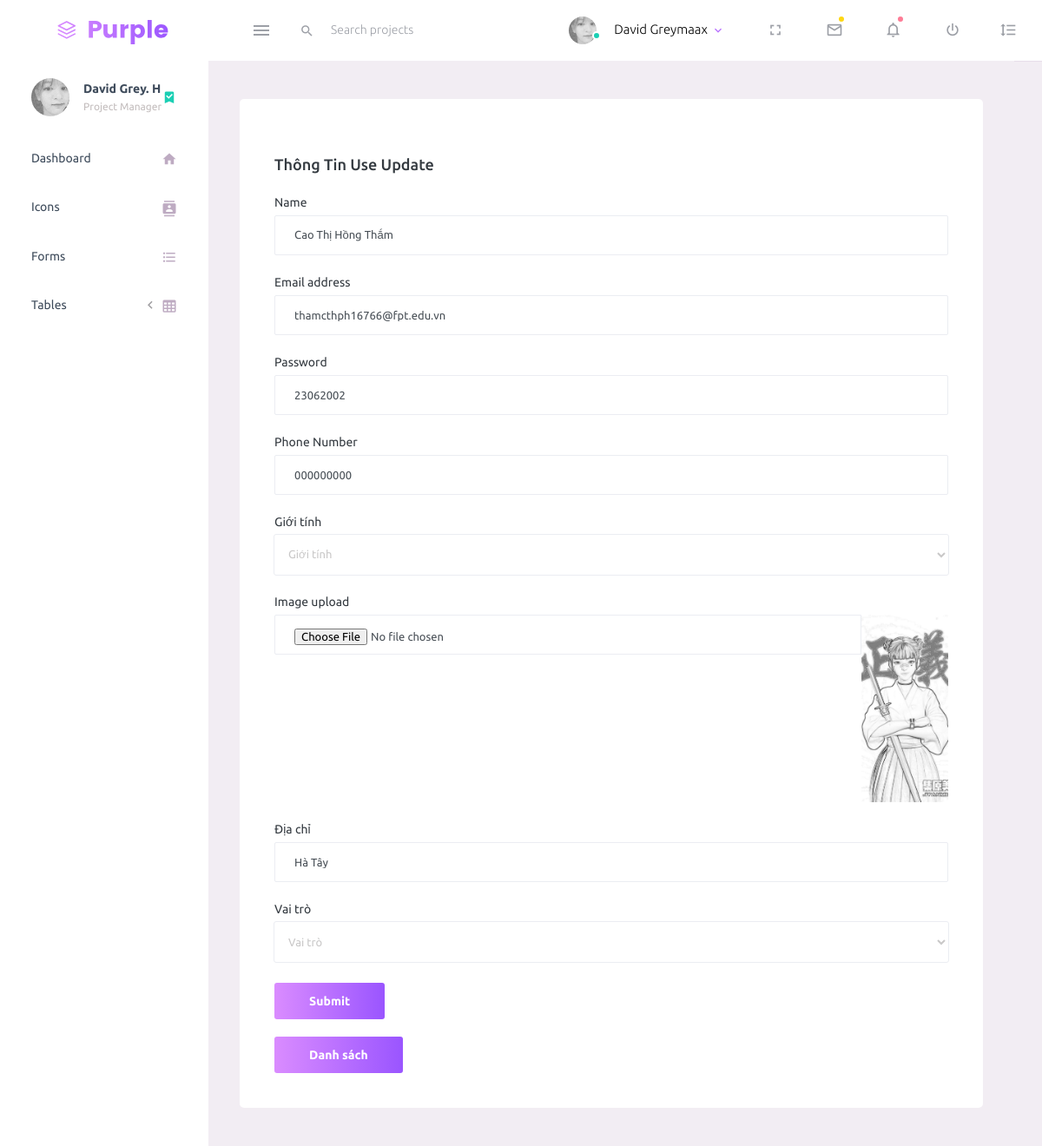
The page /act/edit_user.php?id_edit=15 on the database its author committed.
### tables this page shows
CREATE TABLE `khach_hang` (
  `id_khachhang` int(11) NOT NULL,
  `ten_khachhang` varchar(255) NOT NULL,
  `img_khachhang` varchar(500) NOT NULL,
  `sdt_khachhang` text NOT NULL,
  `email` varchar(255) NOT NULL,
  `password` varchar(50) NOT NULL,
  `dia_chi` varchar(500) NOT NULL,
  `gioi_tinh` varchar(10) NOT NULL,
  `vai_tro` varchar(10) NOT NULL,
  `ngay_dky` date DEFAULT current_timestamp()
);

### lib/database.php (called while the page is built, shortened)
<?php
class database
{
    public $host = DB_HOST;
    public $user = DB_USER;
    public $pass = DB_PASS;
    public $dbname = DB_NAME;
    public $link;
    public function connectDB()
    {
        $this->link = new mysqli($this->host, $this->user, $this->pass, $this->dbname);
        mysqli_set_charset($this->link, 'UTF8');
    }
    public function select($query)
    {
        $result = $this->link->query($query);
        if ($result->num_rows > 0) return $result;
        else return false;
    }
}
?>

### class/user_class.php (called while the page is built, shortened)
<?php include_once "../lib/database.php"; ?>
<?php
class users_class
{
    public $db;
    public function __construct()
    {
        $this->db = new database();
    }
    public function show_user_by_id($id)
    {
        $query = "SELECT * FROM khach_hang WHERE id_khachhang='$id'";
        return $this->db->select($query);
    }
}
?>

### act/edit_user.php (the view, shortened to what this page needs)
<!DOCTYPE html>
<html lang="en">
<head>
    <link rel="stylesheet" href="../admin/assets/vendors/mdi/css/materialdesignicons.min.css">
    <link rel="stylesheet" href="../admin/assets/vendors/css/vendor.bundle.base.css">
    <link rel="stylesheet" href="../admin/assets/css/style.css">
</head>
<body>
    <div class="container-scroller">
        <nav class="navbar default-layout-navbar col-lg-12 col-12 p-0 fixed-top d-flex flex-row">
            <div class="text-center navbar-brand-wrapper d-flex align-items-center justify-content-center">
                <a class="navbar-brand brand-logo" href="../admin/index.php"><img src="../admin/assets/images/logo.svg" alt="logo" /></a>
            </div>
            <div class="navbar-menu-wrapper d-flex align-items-stretch">
                <button class="navbar-toggler navbar-toggler align-self-center" type="button" data-toggle="minimize">
                    <span class="mdi mdi-menu"></span>
                </button>
                <div class="search-field d-none d-md-block">
                    <form class="d-flex align-items-center h-100" action="#">
                        <div class="input-group">
                            <div class="input-group-prepend bg-transparent">
                                <i class="input-group-text border-0 mdi mdi-magnify"></i>
                            </div>
                            <input type="text" class="form-control bg-transparent border-0" placeholder="Search projects">
                        </div>
                    </form>
                </div>
                <ul class="navbar-nav navbar-nav-right">
                    <li class="nav-item nav-profile dropdown">
                        <a class="nav-link dropdown-toggle" id="profileDropdown" href="#" data-toggle="dropdown" aria-expanded="false">
                            <div class="nav-profile-img">
                                <img src="../admin/assets/images/faces/face1.jpg" alt="image">
                                <span class="availability-status online"></span>
                            </div>
                            <div class="nav-profile-text">
                                <p class="mb-1 text-black">David Greymaax</p>
                            </div>
                        </a>
                    </li>
                    <li class="nav-item d-none d-lg-block full-screen-link">
                        <a class="nav-link">
                            <i class="mdi mdi-fullscreen" id="fullscreen-button"></i>
                        </a>
                    </li>
                    <li class="nav-item dropdown">
                        <a class="nav-link count-indicator dropdown-toggle" id="messageDropdown" href="#" data-toggle="dropdown" aria-expanded="false">
                            <i class="mdi mdi-email-outline"></i>
                            <span class="count-symbol bg-warning"></span>
                        </a>
                    </li>
                    <li class="nav-item dropdown">
                        <a class="nav-link count-indicator dropdown-toggle" id="notificationDropdown" href="#" data-toggle="dropdown">
                            <i class="mdi mdi-bell-outline"></i>
                            <span class="count-symbol bg-danger"></span>
                        </a>
                    </li>
                    <li class="nav-item nav-logout d-none d-lg-block">
                        <a class="nav-link" href="#">
                            <i class="mdi mdi-power"></i>
                        </a>
                    </li>
                    <li class="nav-item nav-settings d-none d-lg-block">
                        <a class="nav-link" href="#">
                            <i class="mdi mdi-format-line-spacing"></i>
                        </a>
                    </li>
                </ul>
            </div>
        </nav>
        <div class="container-fluid page-body-wrapper">
            <nav class="sidebar sidebar-offcanvas" id="sidebar">
                <ul class="nav">
                    <li class="nav-item nav-profile">
                        <a href="#" class="nav-link">
                            <div class="nav-profile-image">
                                <img src="../admin/assets/images/faces/face1.jpg" alt="profile">
                            </div>
                            <div class="nav-profile-text d-flex flex-column">
                                <span class="font-weight-bold mb-2">David Grey. H</span>
                                <span class="text-secondary text-small">Project Manager</span>
                            </div>
                            <i class="mdi mdi-bookmark-check text-success nav-profile-badge"></i>
                        </a>
                    </li>
                    <li class="nav-item">
                        <a class="nav-link" href="../admin/index.php">
                            <span class="menu-title">Dashboard</span>
                            <i class="mdi mdi-home menu-icon"></i>
                        </a>
                    </li>
                    <li class="nav-item">
                        <a class="nav-link" href="../admin/pages/icons/mdi.php">
                            <span class="menu-title">Icons</span>
                            <i class="mdi mdi-contacts menu-icon"></i>
                        </a>
                    </li>
                    <li class="nav-item">
                        <a class="nav-link" href="../admin/pages/forms/basic_elements.php">
                            <span class="menu-title">Forms</span>
                            <i class="mdi mdi-format-list-bulleted menu-icon"></i>
                        </a>
                    </li>
                    <li class="nav-item">
                        <a class="nav-link" data-toggle="collapse" href="#general-pages" aria-expanded="false" aria-controls="general-pages">
                            <span class="menu-title">Tables</span>
                            <i class="menu-arrow"></i>
                            <i class="mdi mdi-table-large menu-icon"></i>
                        </a>
                    </li>
                </ul>
            </nav>
            <div class="content-wrapper">
                <div class="card">
                    <div class="card-body">
                        <?php
                        include_once "../class/user_class.php";
                        $user = new users_class();
                        ?>
                        <h4 style="margin: 25px 0 ;" class="card-title">Thông tin use update</h4>
                        <form method="post" enctype="multipart/form-data">
                            <?php
                            $show_user_by_id = $user->show_user_by_id($_GET['id_edit']);
                            if (isset($show_user_by_id)) {
                                while ($row = $show_user_by_id->fetch_assoc()) {
                            ?>
                                    <div>
                                        <div class="form-group">
                                            <label>Name</label>
                                            <input type="text" class="form-control" placeholder="Name" name="ten_khachhang" value="<?php echo $row['ten_khachhang']; ?>">
                                        </div>
                                        <div class="form-group">
                                            <label>Email address</label>
                                            <input type="email" class="form-control" placeholder="Email" name="email_khachhang" value="<?php echo $row['email']; ?>">
                                        </div>
                                        <div class="form-group">
                                            <label> Password </label>
                                            <input type="text" class="form-control" placeholder="Password" name="pass" value="<?php echo $row['password']; ?>">
                                        </div>
                                        <div class="form-group">
                                            <label>Phone Number</label>
                                            <input type="text" class="form-control" placeholder="Phone number" name="sdt_khachhang" value="<?php echo $row['sdt_khachhang']; ?>">
                                        </div>
                                        <div class="form-group">
                                            <label>Giới tính</label>
                                            <select class="form-control" id="exampleSelectGender" name="gioi_tinh[]">
                                                <option value="">Giới tính</option>
                                            </select>
                                        </div>
                                        <div class="form-group">
                                            <label>Image upload</label>
                                            <div class="input-group col-xs-12">
                                                <input type="file" class="form-control file-upload-info" name="image">
                                                <img src="upload/<?php echo $row['img_khachhang']; ?>" alt="" width="100px">
                                            </div>
                                        </div>
                                        <div class="form-group">
                                            <label>Địa chỉ</label>
                                            <input type="text" class="form-control" placeholder="Địa chỉ" name="dia_chi" value="<?php echo $row['dia_chi']; ?>">
                                        </div>
                                        <div class="form-group">
                                            <label>Vai trò</label>
                                            <select class="form-control" name="vai_tro[]">
                                                <option value="">Vai trò</option>
                                            </select>
                                        </div>
                                    </div>
                            <?php
                                }
                            }
                            ?>
                            <button type="submit" class="btn btn-gradient-primary mr-2" name="btn_insert">Submit</button>
                        </form>
                        <a style="text-decoration: none; color: white;" href="../admin/pages/tables/User.php"><button class="btn btn-gradient-primary mr-2" style=" margin-top:20px ;"> Danh sách </button></a>
                    </div>
                </div>
            </div>
            <footer class="footer">
            </footer>
        </div>
    </div>
</body>
</html>

### rows shown on the page
khach_hang: ten_khachhang "Cao Thị Hồng Thắm", email_khachhang "thamcthph16766@fpt.edu.vn", pass "23062002", sdt_khachhang "000000000", img_khachhang (picture), dia_chi "Hà Tây"
